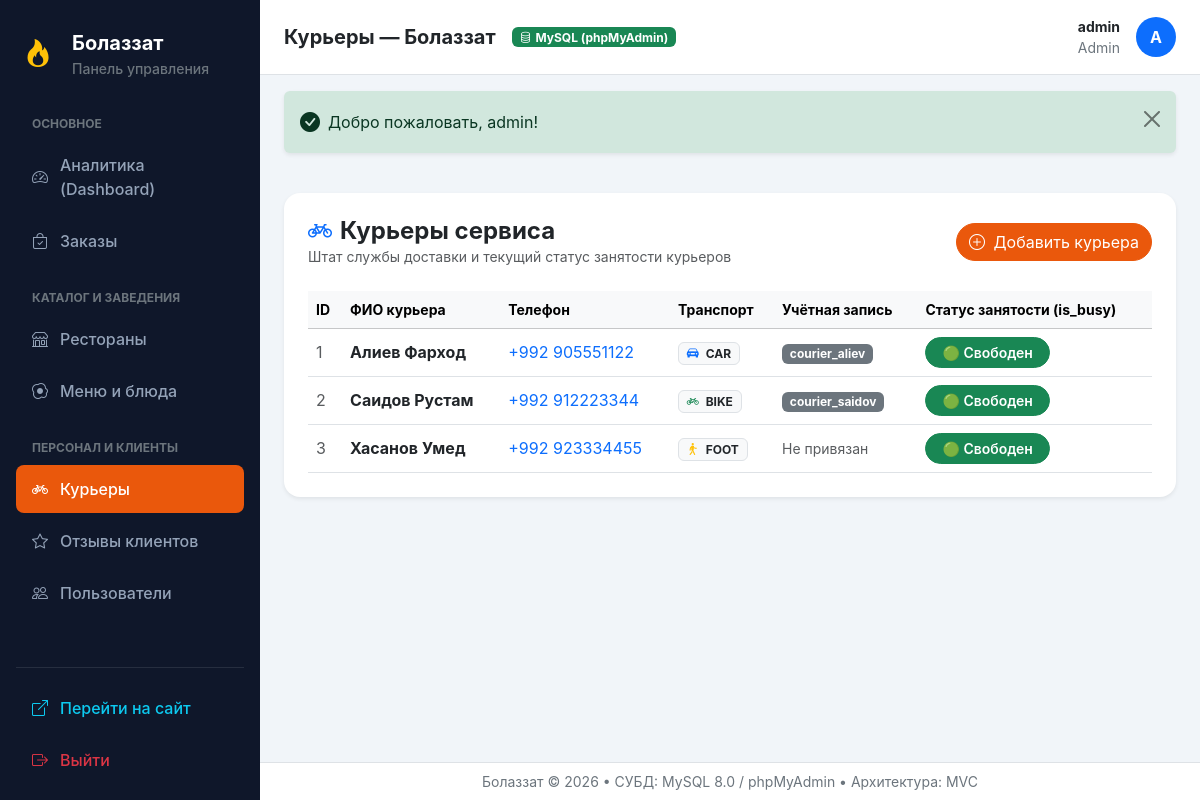
Screenshot of /admin/couriers (signed in) with the database file from the repository.
### tables this page shows
CREATE TABLE couriers (
    id        INT UNSIGNED AUTO_INCREMENT PRIMARY KEY,
    user_id   INT UNSIGNED NULL,
    full_name VARCHAR(150) NOT NULL,
    phone     VARCHAR(20)  NOT NULL,
    transport ENUM('foot','bike','car') NOT NULL,
    is_busy   TINYINT(1)   NOT NULL DEFAULT 0,
    CONSTRAINT uq_couriers_user  UNIQUE (user_id),
    CONSTRAINT uq_couriers_phone UNIQUE (phone),
    CONSTRAINT fk_couriers_user FOREIGN KEY (user_id)
        REFERENCES users(id) ON DELETE SET NULL ON UPDATE CASCADE
);

CREATE TABLE users (
    id            INT UNSIGNED AUTO_INCREMENT PRIMARY KEY,
    username      VARCHAR(50)  NOT NULL,
    password_hash VARCHAR(255) NOT NULL,
    role          ENUM('admin','manager','courier','client') NOT NULL DEFAULT 'client',
    is_active     TINYINT(1)   NOT NULL DEFAULT 1,
    created_at    DATETIME     NOT NULL DEFAULT CURRENT_TIMESTAMP,
    last_login_at DATETIME     NULL,
    CONSTRAINT uq_users_username UNIQUE (username)
);

### app/Core/View.php (called while the page is built, shortened)
<?php
class View
{
    public static function render(string $template, array $data = [], string $layout = 'layouts/main'): void
    {
        extract($data);
        $templatePath = __DIR__ . '/../Views/' . ltrim($template, '/') . '.php';
        require $templatePath;
    }
    public static function e(?string $value): string
    {
        return htmlspecialchars((string)$value, ENT_QUOTES, 'UTF-8');
    }
}

### app/Core/Controller.php (called while the page is built, shortened)
<?php
abstract class Controller
{
    protected function render(string $view, array $data = [], string $layout = 'layouts/main'): void
    {
        View::render($view, $data, $layout);
    }
}

### app/Controllers/AdminController.php (called while the page is built, shortened)
<?php
class AdminController extends Controller
{
    public function couriers(): void
    {
        $couriers = Courier::getAll();
        $this->render('admin/couriers/index', [
            'title' => 'Курьеры — Болаззат',
            'couriers' => $couriers,
        ], 'layouts/admin');
    }
}

### public/index.php (called while the page is built, shortened)
<?php
spl_autoload_register(function (string $class) {
    $prefix = 'App\\';
    $baseDir = __DIR__ . '/../app/';
    $len = strlen($prefix);
    $relativeClass = substr($class, $len);
    $file = $baseDir . str_replace('\\', '/', $relativeClass) . '.php';
});
$router = new Router();
$router->get('/', [HomeController::class, 'index']);
$router->get('/about', [HomeController::class, 'about']);
$router->get('/restaurant/{id}', [RestaurantController::class, 'show']);
$router->get('/cart', [CartController::class, 'index']);
$router->post('/cart/add', [CartController::class, 'add']);
$router->post('/cart/update', [CartController::class, 'update']);
$router->post('/cart/remove', [CartController::class, 'remove']);
$router->post('/cart/clear', [CartController::class, 'clear']);
$router->get('/checkout', [OrderController::class, 'checkout']);
$router->post('/order/place', [OrderController::class, 'placeOrder']);
$router->get('/order/track/{number}', [OrderController::class, 'track']);
$router->get('/my-orders', [OrderController::class, 'myOrders']);
$router->post('/order/review', [OrderController::class, 'submitReview']);
$router->get('/login', [AuthController::class, 'showLogin']);
$router->post('/login', [AuthController::class, 'login']);
$router->post('/quick-login', [AuthController::class, 'quickLogin']);
$router->get('/register', [AuthController::class, 'showRegister']);
$router->post('/register', [AuthController::class, 'register']);
$router->get('/logout', [AuthController::class, 'logout']);
$router->get('/courier', [CourierController::class, 'index']);
$router->post('/courier/status', [CourierController::class, 'updateStatus']);
$router->post('/courier/toggle-busy', [CourierController::class, 'toggleBusy']);
$router->get('/admin', [AdminController::class, 'dashboard']);
$router->get('/admin/orders', [AdminController::class, 'orders']);
$router->get('/admin/orders/show/{id}', [AdminController::class, 'orderShow']);
$router->post('/admin/orders/status', [AdminController::class, 'updateOrderStatus']);
$router->post('/admin/orders/assign-courier', [AdminController::class, 'assignCourier']);
$router->get('/admin/restaurants', [AdminController::class, 'restaurants']);
$router->get('/admin/restaurants/create', [AdminController::class, 'restaurantCreate']);
$router->post('/admin/restaurants/store', [AdminController::class, 'restaurantStore']);
$router->get('/admin/restaurants/edit/{id}', [AdminController::class, 'restaurantEdit']);
$router->post('/admin/restaurants/update/{id}', [AdminController::class, 'restaurantUpdate']);
$router->post('/admin/restaurants/delete/{id}', [AdminController::class, 'restaurantDelete']);
$router->get('/admin/dishes', [AdminController::class, 'dishes']);
$router->get('/admin/dishes/create', [AdminController::class, 'dishCreate']);
$router->post('/admin/dishes/store', [AdminController::class, 'dishStore']);
$router->get('/admin/dishes/edit/{id}', [AdminController::class, 'dishEdit']);
$router->post('/admin/dishes/update/{id}', [AdminController::class, 'dishUpdate']);
$router->post('/admin/dishes/toggle/{id}', [AdminController::class, 'dishToggle']);
$router->post('/admin/dishes/delete/{id}', [AdminController::class, 'dishDelete']);
$router->get('/admin/couriers', [AdminController::class, 'couriers']);
$router->get('/admin/couriers/create', [AdminController::class, 'courierCreate']);
$router->post('/admin/couriers/store', [AdminController::class, 'courierStore']);
$router->post('/admin/couriers/toggle/{id}', [AdminController::class, 'courierToggle']);
$router->get('/admin/reviews', [AdminController::class, 'reviews']);
$router->get('/admin/users', [AdminController::class, 'users']);
$method = $_SERVER['REQUEST_METHOD'] ?? 'GET';
$uri = $_SERVER['REQUEST_URI'] ?? '/';
$router->dispatch($uri, $method);

### app/Models/Courier.php (called while the page is built, shortened)
<?php
class Courier
{
    public static function getAll(): array
    {
        $db = Database::getConnection();
        return $db->query("
            SELECT c.*, u.username
            FROM couriers c
            LEFT JOIN users u ON u.id = c.user_id
            ORDER BY c.id ASC
        ")->fetchAll();
    }
}

### app/Core/Session.php (called while the page is built, shortened)
<?php
class Session
{
    public static function get(string $key, mixed $default = null): mixed
    {
        return $_SESSION[$key] ?? $default;
    }
    public static function has(string $key): bool
    {
        return isset($_SESSION[$key]);
    }
}

### app/Core/Auth.php (called while the page is built, shortened)
<?php
class Auth
{
    public static function check(): bool
    {
        return Session::has('user');
    }
    public static function user(): ?array
    {
        return Session::get('user');
    }
    public static function role(): ?string
    {
        $u = self::user();
        return $u['role'] ?? null;
    }
    public static function hasRole(string|array $roles): bool
    {
        $r = self::role();
        if (is_array($roles)) {
            return in_array($r, $roles, true);
        }
        return $r === $roles;
    }
}

### app/Views/admin/couriers/index.php (the view, shortened to what this page needs)
<div class="card border-0 shadow-sm rounded-4 p-4 bg-white mb-4">
    <div class="d-flex justify-content-between align-items-center mb-4">
        <div>
            <h4 class="fw-bold m-0"><i class="bi bi-bicycle text-primary me-2"></i>Курьеры сервиса</h4>
            <div class="text-muted small">Штат службы доставки и текущий статус занятости курьеров</div>
        </div>
        <a href="/admin/couriers/create" class="btn btn-primary rounded-pill">
            <i class="bi bi-plus-circle me-1"></i> Добавить курьера
        </a>
    </div>
    <div class="table-responsive">
        <table class="table table-hover align-middle mb-0">
            <thead class="table-light small">
                <tr>
                    <th>ID</th>
                    <th>ФИО курьера</th>
                    <th>Телефон</th>
                    <th>Транспорт</th>
                    <th>Учётная запись</th>
                    <th>Статус занятости (is_busy)</th>
                </tr>
            </thead>
            <tbody>
                <?php foreach ($couriers as $c): ?>
                    <tr>
                        <td class="text-muted"><?= $c['id'] ?></td>
                        <td>
                            <strong class="text-dark"><?= View::e($c['full_name']) ?></strong>
                        </td>
                        <td>
                            <a href="tel:<?= View::e($c['phone']) ?>" class="text-decoration-none">
                                +992 <?= View::e($c['phone']) ?>
                            </a>
                        </td>
                        <td>
                            <span class="badge bg-light text-dark border text-uppercase">
                                <?php
                                $transportIcons = [
                                    'car' => 'bi-car-front-fill text-primary',
                                    'bike' => 'bi-bicycle text-success',
                                    'foot' => 'bi-person-walking text-warning',
                                ];
                                $icon = $transportIcons[$c['transport']] ?? 'bi-bicycle';
                                ?>
                                <i class="bi <?= $icon ?> me-1"></i>
                                <?= $c['transport'] ?>
                            </span>
                        </td>
                        <td>
                            <?php if (!empty($c['username'])): ?>
                                <span class="badge bg-secondary"><?= View::e($c['username']) ?></span>
                            <?php else: ?>
                                <span class="text-muted small">Не привязан</span>
                            <?php endif; ?>
                        </td>
                        <td>
                            <form action="/admin/couriers/toggle/<?= $c['id'] ?>" method="POST" class="m-0">
                                <button type="submit" class="btn btn-sm <?= empty($c['is_busy']) ? 'btn-success' : 'btn-warning text-dark' ?> rounded-pill px-3 py-1 fw-semibold" title="Кликните, чтобы изменить статус">
                                    <?= empty($c['is_busy']) ? '🟢 Свободен' : '🟡 На заказе (is_busy = 1)' ?>
                                </button>
                            </form>
                        </td>
                    </tr>
                <?php endforeach; ?>
            </tbody>
        </table>
    </div>
</div>

### app/Core/Router.php (shortened to what this page needs)
<?php
class Router
{
    private array $routes = [];
    private function addRoute(string $method, string $path, array|callable $handler): void
    {
        $pattern = preg_replace('/\{([a-zA-Z0-9_]+)\}/', '(?P<$1>[^/]+)', $path);
        $pattern = '#^' . $pattern . '$#';
        $this->routes[] = [
            'method' => $method,
            'pattern' => $pattern,
            'handler' => $handler,
        ];
    }
    public function dispatch(string $uri, string $method): void
    {
        $path = parse_url($uri, PHP_URL_PATH);
        $path = '/' . trim($path, '/');
        foreach ($this->routes as $route) {
            if ($route['method'] === $method && preg_match($route['pattern'], $path, $matches)) {
                $params = array_filter($matches, '\is_string', ARRAY_FILTER_USE_KEY);
                $handler = $route['handler'];
                if (is_array($handler) && count($handler) === 2) {
                    [$class, $action] = $handler;
                    if (class_exists($class)) {
                        $controller = new $class();
                        if (method_exists($controller, $action)) {
                            call_user_func_array([$controller, $action], $params);
                            return;
                        }
                    }
                }
            }
        }
    }
}

### public/css/style.css (style rules this page uses)
:root { --brand-primary: #ea580c; --brand-primary-hover: #c2410c; --brand-secondary: #0284c7; --brand-success: #16a34a; --brand-dark: #0f172a; --brand-light: #f8fafc; --brand-card-bg: #ffffff; --brand-border: #e2e8f0; }
body { font-family: -apple-system, BlinkMacSystemFont, "Segoe UI", Roboto, "Helvetica Neue", Arial, sans-serif; color: #334155; background-color: #f8fafc; min-height: 100vh; display: flex; flex-direction: column; }
.btn-primary { background-color: var(--brand-primary); border-color: var(--brand-primary); }

### rows the page displays
couriers: id "1", full_name "Алиев Фарход", phone "905551122", transport "CAR", user.username "courier_aliev", is_busy "🟢 Свободен"
couriers: id "2", full_name "Саидов Рустам", phone "912223344", transport "BIKE", user.username "courier_saidov", is_busy "🟢 Свободен"
couriers: id "3", full_name "Хасанов Умед", phone "923334455", transport "FOOT", shows "Не привязан", is_busy "🟢 Свободен"

### other values shown
Session::getFlash($type) "Добро пожаловать, admin!"
